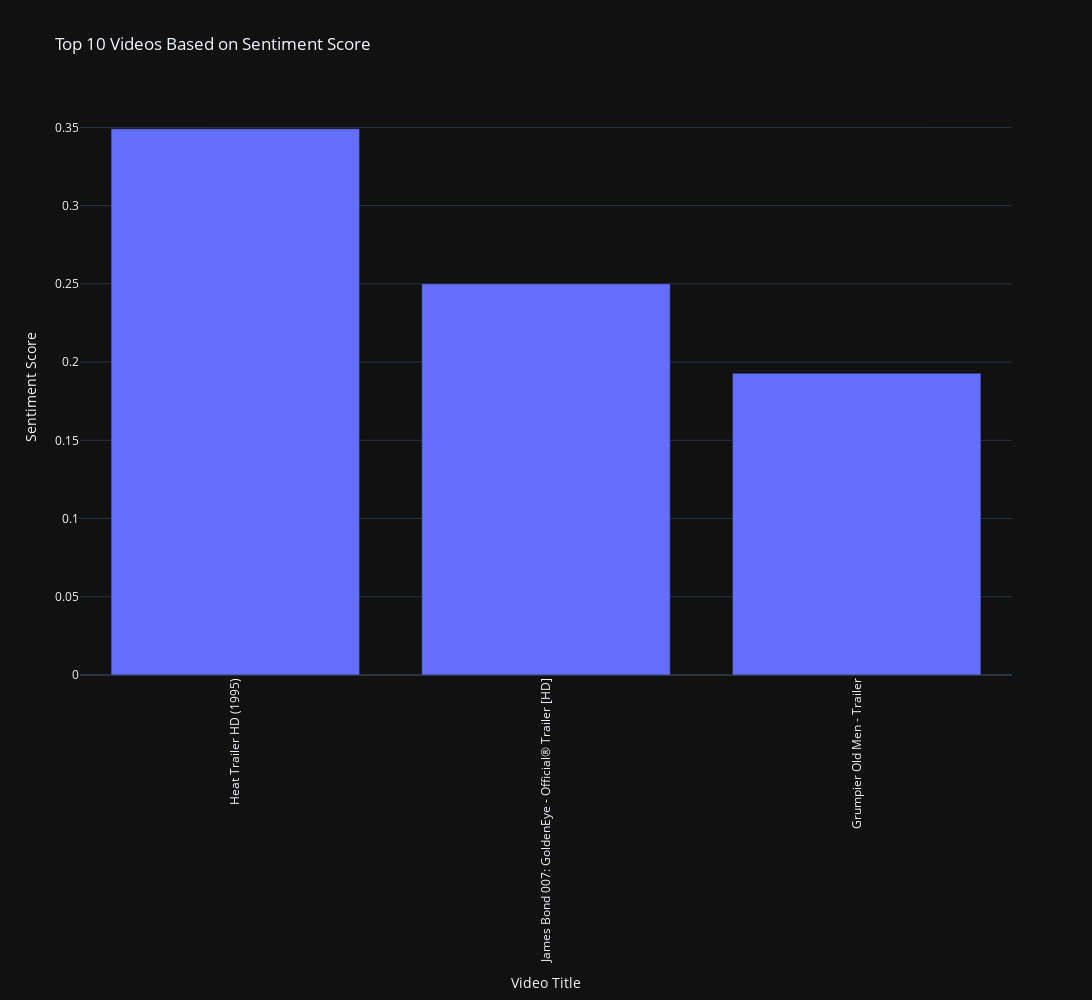

Notebook code cell kept with this figure:
### Markdown cell above
### TOP 10 Videos based on Sentiment Score

### Code cell
fig = px.bar(
    top_10_sentiment,
    x = 'title',
    y = 'sentimentScore',
    title = 'Top 10 Videos Based on Sentiment Score',
    labels = { 'title' : 'Video Title', 'sentimentScore' : 'Sentiment Score' },
    width = width,
    height = height,
    template = template
)
fig.update_layout(xaxis_tickangle = xaxis_tickangle)
fig.show()

### Figure 1 — Plotly figure (JSON) as saved in the notebook; plotly's stock layout.template omitted (floating-point values rounded to 4 significant figures)
{"data": [{"alignmentgroup": "True", "hovertemplate": "Video Title=%{x}<br>Sentiment Score=%{y}<extra></extra>", "legendgroup": "", "marker": {"color": "#636efa", "pattern": {"shape": ""}}, "name": "", "offsetgroup": "", "orientation": "v", "showlegend": false, "textposition": "auto", "type": "bar", "x": ["Heat Trailer HD (1995)", "James Bond 007: GoldenEye - Official® Trailer [HD]", "Grumpier Old Men - Trailer"], "xaxis": "x", "y": [0.3491, 0.25, 0.1928], "yaxis": "y"}], "layout": {"barmode": "relative", "height": 1000, "legend": {"tracegroupgap": 0}, "title": {"text": "Top 10 Videos Based on Sentiment Score"}, "width": 1600, "xaxis": {"anchor": "y", "domain": [0, 1], "tickangle": -90, "title": {"text": "Video Title"}}, "yaxis": {"anchor": "x", "domain": [0, 1], "title": {"text": "Sentiment Score"}}}}
